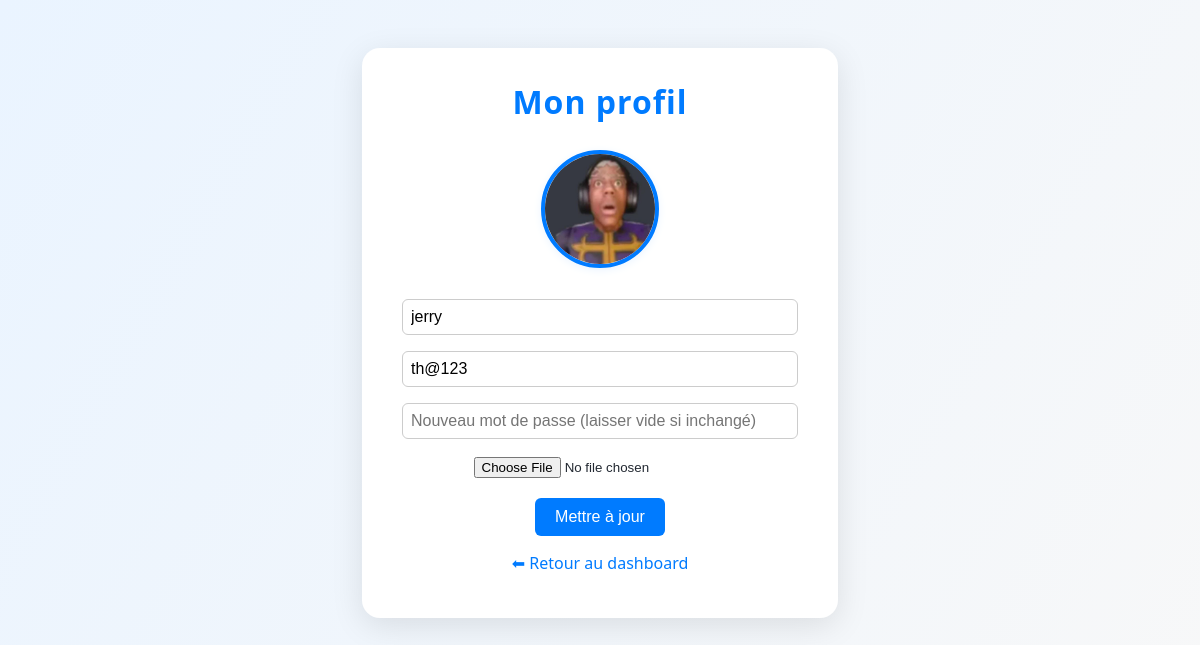
The app's page /pages/profil.php (signed in) with its own data.
### tables this page shows
CREATE TABLE utilisateurs (
            id INTEGER PRIMARY KEY AUTOINCREMENT,
            nom TEXT NOT NULL,
            email TEXT NOT NULL UNIQUE,
            mot_de_passe TEXT NOT NULL,
            description TEXT,
            photo TEXT,
            theme_id INTEGER
        );

### pages/profil.php (the view, shortened to what this page needs)
<?php
try {
    $db = new PDO("sqlite:../db/ma_base.db");
    $db->setAttribute(PDO::ATTR_ERRMODE, PDO::ERRMODE_EXCEPTION);
    $stmt = $db->prepare("SELECT * FROM utilisateurs WHERE id = :id");
    $stmt->bindParam(':id', $_SESSION["utilisateur_id"]);
    $stmt->execute();
    $utilisateur = $stmt->fetch(PDO::FETCH_ASSOC);
    $theme = [
        'primary_color' => '#007bff',
        'custom_css' => ''
    ];
    if (!empty($utilisateur['theme_id'])) {
        $stmt = $db->prepare("SELECT * FROM themes WHERE id = ?");
        $stmt->execute([$utilisateur['theme_id']]);
        $theme_db = $stmt->fetch(PDO::FETCH_ASSOC);
        if ($theme_db) $theme = $theme_db;
    }
} catch (PDOException $e) {
    $erreur = "Erreur de base de données : " . $e->getMessage();
}
?>
<!DOCTYPE html>
<html lang="fr">
<head>
    <?php if (!empty($theme['custom_css'])): ?>
        <?php if (strpos($theme['custom_css'], 'theme_css/') === 0): ?>
            <link rel="stylesheet" href="/<?= htmlspecialchars($theme['custom_css']) ?>">
        <?php else: ?>
            <style><?= $theme['custom_css'] ?></style>
        <?php endif; ?>
    <?php endif; ?>
</head>
<body>
<div class="container">
    <h2>Mon profil</h2>
    <?php if (!empty($utilisateur['photo'])): ?>
        <img src="/<?= htmlspecialchars($utilisateur['photo']) ?>" alt="Photo de profil" class="profile-img"><br>
    <?php endif; ?>
    <form method="POST" enctype="multipart/form-data">
        <input type="text" name="nom" value="<?= htmlspecialchars($utilisateur['nom']) ?>" placeholder="Nom"><br>
        <input type="email" name="email" value="<?= htmlspecialchars($utilisateur['email']) ?>" placeholder="Email"><br>
        <input type="password" name="mot_de_passe" placeholder="Nouveau mot de passe (laisser vide si inchangé)"><br>
        <input type="file" name="photo" accept="image/*"><br>
        <input type="submit" value="Mettre à jour">
    </form>
    <p><a href="dashboard.php">⬅ Retour au dashboard</a></p>
</div>
</body>
</html>

### theme_css/theme_686430fbdffe5.css (style rules this page uses)
:root { --primary: <?= htmlspecialchars($theme['primary_color']) ?>; --background: #fff; --text: #222831; --card: #fff; --link: var(--primary); }
body { font-family: 'Segoe UI', Arial, sans-serif; background: var(--background); color: var(--text); padding: 2em; margin: 0; min-height: 100vh; text-align: center; transition: background 0.5s, color 0.5s; }
.container { background: var(--card); color: var(--text); padding: 32px 24px; max-width: 800px; margin: 32px auto; border-radius: 14px; box-shadow: 0 4px 24px rgba(0,0,0,0.08); transition: background 0.5s, color 0.5s; }
.profile-img { width: 140px; height: 140px; border-radius: 50%; object-fit: cover; border: 4px solid var(--primary); margin-bottom: 18px; background: #fff; }
h2 { margin-top: 32px; color: var(--primary); font-size: 1.3em; letter-spacing: 1px; }
a { color: var(--link); text-decoration: none; font-weight: 500; transition: color 0.2s; }

### pages/profil.php (style rules this page uses)
body { font-family: 'Segoe UI', Arial, sans-serif; background: linear-gradient(120deg, #eaf4ff 0%, #f8f8f8 100%); color: #222831; margin: 0; padding: 0; }
.container { background: #fff; max-width: 420px; margin: 48px auto 0 auto; padding: 32px 28px 28px 28px; border-radius: 18px; box-shadow: 0 8px 32px rgba(0,0,0,0.10); text-align: center; }
.profile-img { width: 110px; height: 110px; border-radius: 50%; object-fit: cover; border: 4px solid #007bff; margin-bottom: 18px; background: #fff; box-shadow: 0 2px 8px #eaf4ff; }
h2 { margin-top: 0; font-size: 2em; color: #007bff; letter-spacing: 1px; }
input[type="text"], input[type="email"], input[type="password"] { width: 90%; padding: 8px; margin: 8px 0; border-radius: 6px; border: 1px solid #ccc; font-size: 1em; }
input[type="file"] { margin: 10px 0; }
input[type="submit"] { background: #007bff; color: #fff; border: none; border-radius: 6px; padding: 10px 20px; font-size: 1em; margin-top: 10px; cursor: pointer; transition: background 0.2s; }
p a { color: #007bff; text-decoration: none; }

### records on screen
utilisateurs: photo (picture), nom "jerry", email "th@123"
